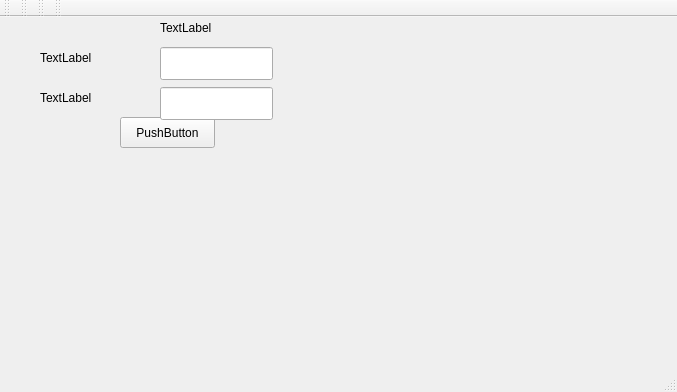
<?xml version="1.0" encoding="UTF-8"?>
<ui version="4.0">
 <class>LoginWindow</class>
 <widget class="QMainWindow" name="LoginWindow">
  <property name="geometry">
   <rect>
    <x>0</x>
    <y>0</y>
    <width>677</width>
    <height>392</height>
   </rect>
  </property>
  <property name="sizePolicy">
   <sizepolicy hsizetype="Maximum" vsizetype="Maximum">
    <horstretch>0</horstretch>
    <verstretch>0</verstretch>
   </sizepolicy>
  </property>
  <property name="maximumSize">
   <size>
    <width>5000</width>
    <height>500</height>
   </size>
  </property>
  <property name="windowTitle">
   <string>LoginWindow</string>
  </property>
  <property name="iconSize">
   <size>
    <width>40</width>
    <height>40</height>
   </size>
  </property>
  <property name="toolButtonStyle">
   <enum>Qt::ToolButtonTextOnly</enum>
  </property>
  <widget class="QWidget" name="centralWidget">
   <property name="maximumSize">
    <size>
     <width>478</width>
     <height>144</height>
    </size>
   </property>
   <widget class="QLabel" name="label">
    <property name="geometry">
     <rect>
      <x>40</x>
      <y>30</y>
      <width>66</width>
      <height>21</height>
     </rect>
    </property>
    <property name="text">
     <string>TextLabel</string>
    </property>
   </widget>
   <widget class="QLabel" name="label_2">
    <property name="geometry">
     <rect>
      <x>160</x>
      <y>0</y>
      <width>66</width>
      <height>21</height>
     </rect>
    </property>
    <property name="text">
     <string>TextLabel</string>
    </property>
   </widget>
   <widget class="QLabel" name="label_3">
    <property name="geometry">
     <rect>
      <x>40</x>
      <y>70</y>
      <width>66</width>
      <height>21</height>
     </rect>
    </property>
    <property name="text">
     <string>TextLabel</string>
    </property>
   </widget>
   <widget class="QPushButton" name="pushButton">
    <property name="geometry">
     <rect>
      <x>120</x>
      <y>100</y>
      <width>95</width>
      <height>31</height>
     </rect>
    </property>
    <property name="text">
     <string>PushButton</string>
    </property>
   </widget>
   <widget class="QLineEdit" name="lineEdit">
    <property name="geometry">
     <rect>
      <x>160</x>
      <y>30</y>
      <width>113</width>
      <height>33</height>
     </rect>
    </property>
   </widget>
   <widget class="QLineEdit" name="lineEdit_2">
    <property name="geometry">
     <rect>
      <x>160</x>
      <y>70</y>
      <width>113</width>
      <height>33</height>
     </rect>
    </property>
   </widget>
  </widget>
  <widget class="QMenuBar" name="menuBar">
   <property name="geometry">
    <rect>
     <x>0</x>
     <y>0</y>
     <width>677</width>
     <height>27</height>
    </rect>
   </property>
  </widget>
  <widget class="QToolBar" name="mainToolBar">
   <attribute name="toolBarArea">
    <enum>TopToolBarArea</enum>
   </attribute>
   <attribute name="toolBarBreak">
    <bool>false</bool>
   </attribute>
  </widget>
  <widget class="QStatusBar" name="statusBar"/>
  <widget class="QToolBar" name="toolBar">
   <property name="windowTitle">
    <string>toolBar</string>
   </property>
   <attribute name="toolBarArea">
    <enum>TopToolBarArea</enum>
   </attribute>
   <attribute name="toolBarBreak">
    <bool>false</bool>
   </attribute>
  </widget>
  <widget class="QToolBar" name="toolBar_2">
   <property name="windowTitle">
    <string>toolBar_2</string>
   </property>
   <attribute name="toolBarArea">
    <enum>TopToolBarArea</enum>
   </attribute>
   <attribute name="toolBarBreak">
    <bool>false</bool>
   </attribute>
  </widget>
  <widget class="QToolBar" name="toolBar_3">
   <property name="windowTitle">
    <string>toolBar_3</string>
   </property>
   <attribute name="toolBarArea">
    <enum>TopToolBarArea</enum>
   </attribute>
   <attribute name="toolBarBreak">
    <bool>false</bool>
   </attribute>
  </widget>
 </widget>
 <layoutdefault spacing="6" margin="11"/>
 <resources/>
 <connections/>
</ui>
